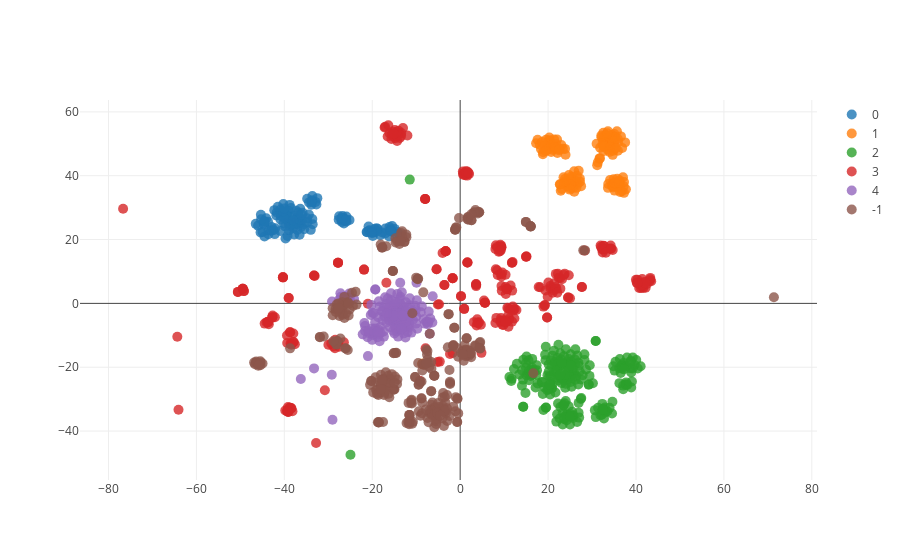

Notebook source saved alongside this figure:
### Code cell
vis_data.plot_data('data/d_matrices/tsne_2_all.txt', clustering)

### Figure 1 — Plotly figure (JSON) as saved in the notebook; plotly's stock layout.template omitted (floating-point values rounded to 4 significant figures; data arrays with more than 128 entries replaced by an {"elided": "..."} marker saying what was removed)
{"data": [{"marker": {"opacity": 0.8, "size": 10}, "mode": "markers", "name": 0, "type": "scatter", "x": {"elided": "129 float values"}, "y": {"elided": "129 float values"}}, {"marker": {"opacity": 0.8, "size": 10}, "mode": "markers", "name": 1, "type": "scatter", "x": {"elided": "133 float values"}, "y": {"elided": "133 float values"}}, {"marker": {"opacity": 0.8, "size": 10}, "mode": "markers", "name": 2, "type": "scatter", "x": {"elided": "222 float values"}, "y": {"elided": "222 float values"}}, {"marker": {"opacity": 0.8, "size": 10}, "mode": "markers", "name": 3, "type": "scatter", "x": {"elided": "277 float values"}, "y": {"elided": "277 float values"}}, {"marker": {"opacity": 0.8, "size": 10}, "mode": "markers", "name": 4, "type": "scatter", "x": {"elided": "154 float values"}, "y": {"elided": "154 float values"}}, {"marker": {"opacity": 0.8, "size": 10}, "mode": "markers", "name": -1, "type": "scatter", "x": {"elided": "294 float values"}, "y": {"elided": "294 float values"}}], "layout": {}}
